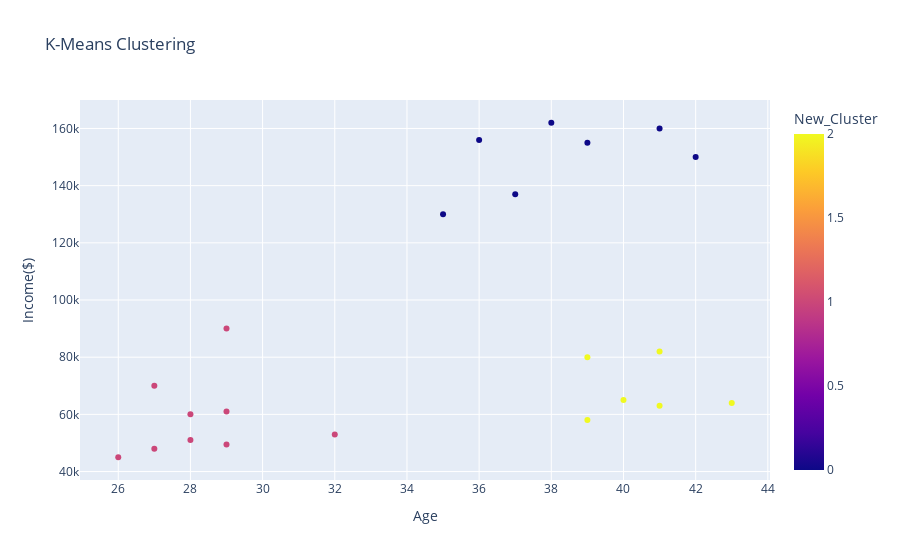

Write notebook code for a chart like this one.
### Code cell
fig=px.scatter(x='Age',y='Income($)', data_frame=df, color='New_Cluster', title='K-Means Clustering')
fig

### Figure 1 — Plotly figure (JSON) as saved in the notebook; plotly's stock layout.template omitted (floating-point values rounded to 4 significant figures)
{"data": [{"hovertemplate": "Age=%{x}<br>Income($)=%{y}<br>New_Cluster=%{marker.color}<extra></extra>", "legendgroup": "", "marker": {"color": [1, 1, 1, 1, 0, 0, 0, 0, 0, 0, 0, 1, 1, 1, 1, 1, 2, 2, 2, 2, 2, 2], "coloraxis": "coloraxis", "symbol": "circle"}, "mode": "markers", "name": "", "orientation": "v", "showlegend": false, "type": "scatter", "x": [27, 29, 29, 28, 42, 39, 41, 38, 36, 35, 37, 26, 27, 28, 29, 32, 40, 41, 43, 39, 41, 39], "xaxis": "x", "y": [70000, 90000, 61000, 60000, 150000, 155000, 160000, 162000, 156000, 130000, 137000, 45000, 48000, 51000, 49500, 53000, 65000, 63000, 64000, 80000, 82000, 58000], "yaxis": "y"}], "layout": {"coloraxis": {"colorbar": {"title": {"text": "New_Cluster"}}, "colorscale": [[0, "#0d0887"], [0.1111, "#46039f"], [0.2222, "#7201a8"], [0.3333, "#9c179e"], [0.4444, "#bd3786"], [0.5556, "#d8576b"], [0.6667, "#ed7953"], [0.7778, "#fb9f3a"], [0.8889, "#fdca26"], [1, "#f0f921"]]}, "legend": {"tracegroupgap": 0}, "title": {"text": "K-Means Clustering"}, "xaxis": {"anchor": "y", "domain": [0, 1], "title": {"text": "Age"}}, "yaxis": {"anchor": "x", "domain": [0, 1], "title": {"text": "Income($)"}}}}
